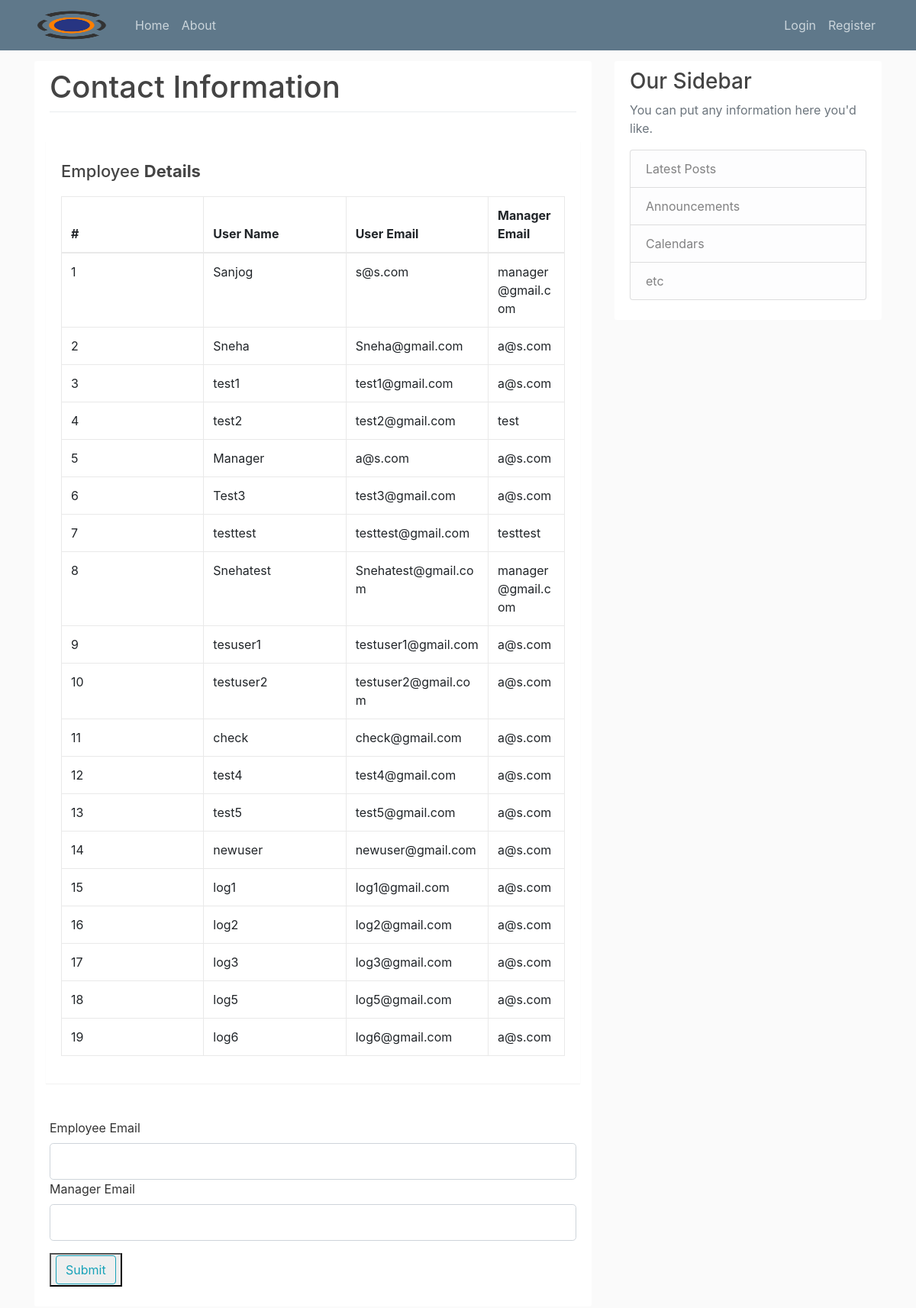
/index, run on the app's committed database.
### flaskblog/models.py (models this page shows, shortened)
class User(db.Model, UserMixin):
    id = db.Column(db.Integer, primary_key=True)
    username = db.Column(db.String(20), nullable=False)
    email = db.Column(db.String(120), unique=True, nullable=False)
    image_file = db.Column(db.String(20), nullable=False, default='default.jpg')
    password = db.Column(db.String(60), nullable=False)
    registration_time = db.Column(db.DateTime, nullable=False, default=datetime.utcnow())
    manager_byemail = db.Column(db.String(60), nullable=False)
    posts = db.relationship('Post', backref='author', lazy=True)
    leaves = db.relationship('Leaves', backref='author', lazy=True)
    role_id = db.Column(db.Integer, db.ForeignKey('roles.id'))
    testcaseid=db.Column(db.String(20), unique=True)
    total_applied_leaves = db.Column(db.Integer, default=0)

### flaskblog/users/routes.py (the view, shortened to what this page needs)
@users.route('/index', methods=['GET', 'POST'])
def index():
    form = SuperuserForm()
    usLi=User.query.all()
    return render_template('index.html', usLi=usLi, form=form)

### flaskblog/users/forms.py
class SuperuserForm(FlaskForm):
    manager = StringField('Manager Email',
                           validators=[DataRequired(), Email()])
    emp_email = StringField('Employee Email',
                        validators=[DataRequired(), Email()])
    submit = SubmitField('Submit')

### flaskblog/templates/index.html (shortened to what this page needs)
{% extends "layout.html" %}
{% block content %}
<div class="content-section">
    <form method="POST" action="">
          <div class="form-group">
              <h1   style="font-size:40px;">Contact Information</h1>
<div class="dropdown-divider"></div>
              <div class="form-group row">
        <div class="table-wrapper">
            <div class="table-title">
                <div class="row">
                    <div class="col-sm-8"><h2>Employee <b>Details</b></h2></div>
                </div>
            </div>
            <table class="table table-bordered">
                <thead>
                    <tr>
                        <th>#</th>
                        <th>User Name</th>
                        <th>User Email</th>
                        <th>Manager Email</th>
                    </tr>
                </thead>
                <tbody>
		{% for x in range(0, usLi|length)%}
                    <tr>
                        <td><span style="max-width:25px;">{{ x+1 }}</span></td>
                        <td><span style="max-width:50px;">{{ usLi[x].username }}</span></td>
                        <td> <span style="max-width:150px;">{{ usLi[x].email }}</span></td>
                        <td><span style="max-width:150px;">{{ usLi[x].manager_byemail }}</span></td>
                    </tr>
        {% endfor %}
                 </tbody>
            </table>
        </div>
</div>
  </div>
         <div class="form-group">
                    {{ form.emp_email.label(class="form-control-label") }}
                    {{ form.emp_email(class="form-control form-control-lg") }}
              <div class="form-group">
                    {{ form.manager.label(class="form-control-label") }}
                    {{ form.manager(class="form-control form-control-lg") }}
      </div>
             </div>
  <button class="form-group">
                {{ form.submit(class="btn btn-outline-info") }}</button>
    </form>
</div>
{% endblock content %}

### flaskblog/static/main.css (style rules this page uses)
body { background: #fafafa; color: #333333; margin-top: 5rem; }
h1, h2, h3, h4, h5, h6 { color: #444444; }
.content-section { background: #ffffff; padding: 10px 20px; border: 1solid #dddddd; border-radius: 3px; margin-bottom: 20px; }
.table-wrapper { width: 700px; margin: 30px auto; background: #fff; padding: 20px; box-shadow: 0 1px 1px rgba(0,0,0,.05); }
.table-title { padding-bottom: 10px; margin: 0 0 10px; }
.table-title h2 { margin: 6px 0 0; font-size: 22px; }
table.table { table-layout: fixed; }
table.table tr th, table.table tr td { border-color: #e9e9e9; }
table.table th:last-child { width: 100px; }

### flaskblog/templates/index.html (style rules this page uses)
table { border-collapse:collapse; table-layout:fixed; width:310px; }
table td { border:solid 1px #fab; width:100px; word-wrap:break-word; }

### data on the page
User: username "Sanjog", email "s@s.com", manager_byemail "manager@gmail.com"
User: username "Sneha", email "Sneha@gmail.com", manager_byemail "a@s.com"
User: username "test1", email "test1@gmail.com", manager_byemail "a@s.com"
User: username "test2", email "test2@gmail.com", manager_byemail "test"
User: username "Manager", email "a@s.com", manager_byemail "a@s.com"
User: username "Test3", email "test3@gmail.com", manager_byemail "a@s.com"
User: username "testtest", email "testtest@gmail.com", manager_byemail "testtest"
User: username "Snehatest", email "Snehatest@gmail.com", manager_byemail "manager@gmail.com"
User: username "tesuser1", email "testuser1@gmail.com", manager_byemail "a@s.com"
User: username "testuser2", email "testuser2@gmail.com", manager_byemail "a@s.com"
User: username "check", email "check@gmail.com", manager_byemail "a@s.com"
User: username "test4", email "test4@gmail.com", manager_byemail "a@s.com"
User: username "test5", email "test5@gmail.com", manager_byemail "a@s.com"
User: username "newuser", email "newuser@gmail.com", manager_byemail "a@s.com"
User: username "log1", email "log1@gmail.com", manager_byemail "a@s.com"
User: username "log2", email "log2@gmail.com", manager_byemail "a@s.com"
User: username "log3", email "log3@gmail.com", manager_byemail "a@s.com"
User: username "log5", email "log5@gmail.com", manager_byemail "a@s.com"
User: username "log6", email "log6@gmail.com", manager_byemail "a@s.com"

### other printed values
{{ x+1 }} "1" "2" "3" "4" "5" "6" "7" "8" "9" "10" "11" "12" "13" "14" "15" "16" "17" "18" "19"
